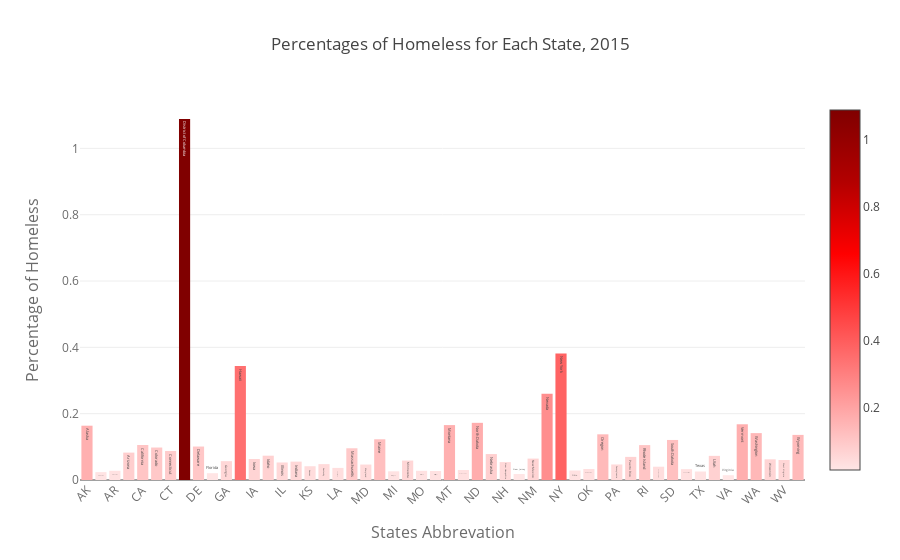

Notebook source saved alongside this figure:
### Code cell
## Now, we will see the percentage of homeless to the population of each state

import plotly.graph_objs as go


x = homelessnessCopy1['StateAbbrev']
y = homelessnessCopy1['perc2015']


data = [go.Bar(
            x=x,
            y=y,
            text = homelessnessCopy1['State'],
             marker={'color': y,'colorscale': Colorscl,  'showscale':True}
)]

layout=go.Layout(
    title="Percentages of Homeless for Each State, 2015",
    xaxis=dict(
         title='States Abbrevation',
        titlefont=dict(
            size=16,
            color='rgb(107, 107, 107)'
        ),
          tickangle=-45,
        tickfont=dict(
            size=12,
            color='rgb(107, 107, 107)'
        )
    ),
    yaxis=dict(
         title='Percentage of Homeless',
         titlefont=dict(
            size=16,
            color='rgb(107, 107, 107)'
        ),
         tickfont=dict(
            size=12,
            color='rgb(107, 107, 107)'
        )
    )
)


fig2 = go.Figure(data=data, layout=layout)

iplot(fig2)

### Figure 1 — Plotly figure (JSON) as saved in the notebook; plotly's stock layout.template omitted (floating-point values rounded to 4 significant figures)
{"data": [{"uid": "35cbe71f-133e-49cd-8b9c-7c55c38ce6df", "text": ["Alaska", "Alabama", "Arkansas", "Arizona", "California", "Colorado", "Connecticut", "District of Columbia", "Delaware", "Florida", "Georgia", "Hawaii", "Iowa", "Idaho", "Illinois", "Indiana", "Kansas", "Kentucky", "Louisiana", "Massachusetts", "Maryland", "Maine", "Michigan", "Minnesota", "Missouri", "Mississippi", "Montana", "North Carolina", "North Dakota", "Nebraska", "New Hampshire", "New Jersey", "New Mexico", "Nevada", "New York", "Ohio", "Oklahoma", "Oregon", "Pennsylvania", "Puerto Rico", "Rhode Island", "South Carolina", "South Dakota", "Tennessee", "Texas", "Utah", "Virginia", "Vermont", "Washington", "Wisconsin", "West Virginia", "Wyoming"], "y": [0.1638, 0.02375, 0.02787, 0.0826, 0.1056, 0.09791, 0.08743, 1.089, 0.1009, 0.02051, 0.05684, 0.344, 0.06326, 0.07327, 0.05285, 0.05541, 0.04156, 0.04789, 0.03647, 0.09569, 0.04664, 0.1228, 0.02619, 0.05864, 0.02775, 0.02706, 0.1656, 0.0301, 0.1724, 0.0782, 0.05398, 0.01802, 0.06451, 0.2604, 0.3814, 0.02861, 0.03327, 0.1378, 0.04689, 0.06973, 0.1052, 0.04006, 0.1208, 0.03266, 0.02558, 0.07276, 0.01439, 0.168, 0.1414, 0.06236, 0.06024, 0.136], "marker": {"color": [0.1638, 0.02375, 0.02787, 0.0826, 0.1056, 0.09791, 0.08743, 1.089, 0.1009, 0.02051, 0.05684, 0.344, 0.06326, 0.07327, 0.05285, 0.05541, 0.04156, 0.04789, 0.03647, 0.09569, 0.04664, 0.1228, 0.02619, 0.05864, 0.02775, 0.02706, 0.1656, 0.0301, 0.1724, 0.0782, 0.05398, 0.01802, 0.06451, 0.2604, 0.3814, 0.02861, 0.03327, 0.1378, 0.04689, 0.06973, 0.1052, 0.04006, 0.1208, 0.03266, 0.02558, 0.07276, 0.01439, 0.168, 0.1414, 0.06236, 0.06024, 0.136], "showscale": true, "colorscale": [[0, "rgb(255, 230, 230)"], [0.2, "rgb(255, 153, 153)"], [0.4, "rgb(255, 77, 77)"], [0.6, "rgb(255, 0, 0)"], [0.8, "rgb(179, 0, 0)"], [1, "rgb(128, 0, 0)"]]}, "x": ["AK", "AL", "AR", "AZ", "CA", "CO", "CT", "DC", "DE", "FL", "GA", "HI", "IA", "ID", "IL", "IN", "KS", "KY", "LA", "MA", "MD", "ME", "MI", "MN", "MO", "MS", "MT", "NC", "ND", "NE", "NH", "NJ", "NM", "NV", "NY", "OH", "OK", "OR", "PA", "PR", "RI", "SC", "SD", "TN", "TX", "UT", "VA", "VT", "WA", "WI", "WV", "WY"], "type": "bar"}], "layout": {"yaxis": {"tickfont": {"color": "rgb(107, 107, 107)", "size": 12}, "title": {"text": "Percentage of Homeless", "font": {"color": "rgb(107, 107, 107)", "size": 16}}}, "xaxis": {"tickfont": {"color": "rgb(107, 107, 107)", "size": 12}, "tickangle": -45, "title": {"text": "States Abbrevation", "font": {"color": "rgb(107, 107, 107)", "size": 16}}}, "title": {"text": "Percentages of Homeless for Each State, 2015"}}}
